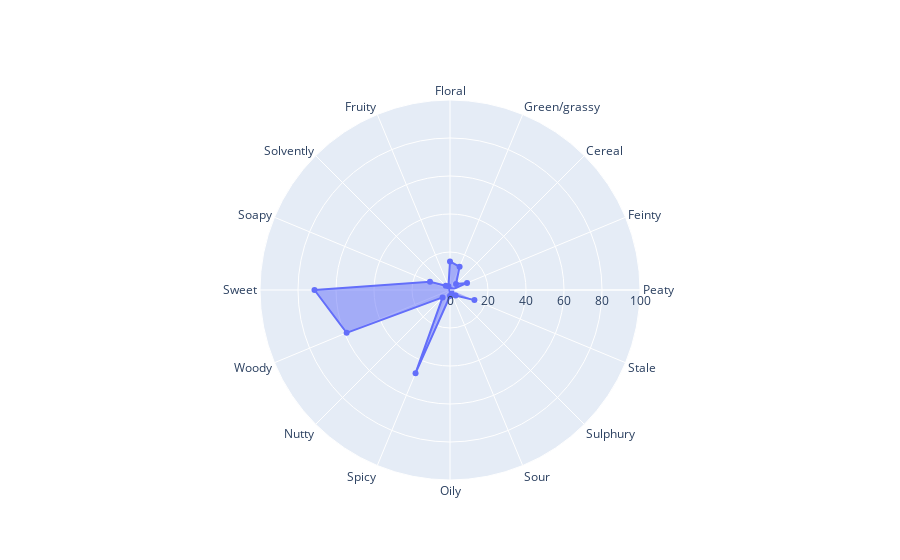

Notebook cell for this chart:
### Code cell
import plotly.graph_objects as go

fig = go.Figure(data=go.Scatterpolar(
  r=(np.array(final_OSA.sum())),
  theta=list(final_OSA.columns),
  fill='toself'
))

fig.update_layout(
  polar=dict(
    radialaxis=dict(
      visible=True,
       range=[0, 100]
    ),
  ),
  showlegend=False
)

fig.show()

### Figure 1 — Plotly figure (JSON) as saved in the notebook; plotly's stock layout.template omitted (floating-point values rounded to 4 significant figures)
{"data": [{"fill": "toself", "r": [0.7071, 9.706, 4.49, 13.19, 15.0, 2.11, 3.189, 11.4, 71.33, 58.9, 5.521, 47.37, 3.213, 2.174, 4.16, 13.91], "theta": ["Peaty", "Feinty", "Cereal", "Green/grassy", "Floral", "Fruity", "Solvently", "Soapy", "Sweet", "Woody", "Nutty", "Spicy", "Oily", "Sour", "Sulphury", "Stale"], "type": "scatterpolar"}], "layout": {"polar": {"radialaxis": {"range": [0, 100], "visible": true}}, "showlegend": false}}
